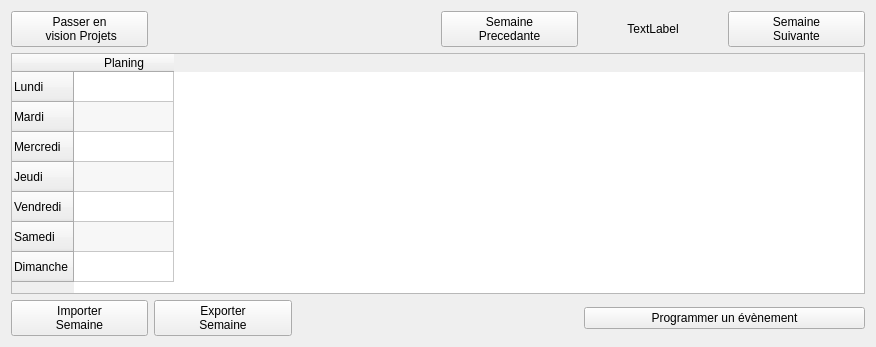
<?xml version="1.0" encoding="UTF-8"?>
<ui version="4.0">
 <class>FenAgenda</class>
 <widget class="QWidget" name="FenAgenda">
  <property name="geometry">
   <rect>
    <x>0</x>
    <y>0</y>
    <width>876</width>
    <height>347</height>
   </rect>
  </property>
  <property name="windowTitle">
   <string>Agenda - Semainier</string>
  </property>
  <layout class="QGridLayout" name="gridLayout_2">
   <item row="0" column="0">
    <layout class="QGridLayout" name="gridLayout"/>
   </item>
   <item row="1" column="4">
    <widget class="QLabel" name="labelSemaine">
     <property name="text">
      <string>TextLabel</string>
     </property>
     <property name="alignment">
      <set>Qt::AlignCenter</set>
     </property>
    </widget>
   </item>
   <item row="1" column="5">
    <widget class="QPushButton" name="bSemaineSuiv">
     <property name="text">
      <string>Semaine
Suivante</string>
     </property>
    </widget>
   </item>
   <item row="2" column="0" colspan="6">
    <widget class="QTableWidget" name="tSemaine">
     <property name="minimumSize">
      <size>
       <width>0</width>
       <height>241</height>
      </size>
     </property>
     <property name="autoFillBackground">
      <bool>true</bool>
     </property>
     <property name="dragEnabled">
      <bool>true</bool>
     </property>
     <property name="alternatingRowColors">
      <bool>true</bool>
     </property>
     <property name="showGrid">
      <bool>true</bool>
     </property>
     <row>
      <property name="text">
       <string>Lundi</string>
      </property>
     </row>
     <row>
      <property name="text">
       <string>Mardi</string>
      </property>
     </row>
     <row>
      <property name="text">
       <string>Mercredi</string>
      </property>
     </row>
     <row>
      <property name="text">
       <string>Jeudi</string>
      </property>
     </row>
     <row>
      <property name="text">
       <string>Vendredi</string>
      </property>
     </row>
     <row>
      <property name="text">
       <string>Samedi</string>
      </property>
     </row>
     <row>
      <property name="text">
       <string>Dimanche</string>
      </property>
     </row>
     <column>
      <property name="text">
       <string>Planing</string>
      </property>
     </column>
    </widget>
   </item>
   <item row="3" column="4" colspan="2">
    <widget class="QPushButton" name="pushButton">
     <property name="text">
      <string>Programmer un évènement</string>
     </property>
    </widget>
   </item>
   <item row="1" column="0">
    <widget class="QPushButton" name="bGoProjets">
     <property name="text">
      <string>Passer en
 vision Projets</string>
     </property>
    </widget>
   </item>
   <item row="3" column="0">
    <widget class="QPushButton" name="bImport">
     <property name="text">
      <string>Importer
Semaine</string>
     </property>
    </widget>
   </item>
   <item row="3" column="1">
    <widget class="QPushButton" name="bExport">
     <property name="text">
      <string>Exporter
Semaine</string>
     </property>
    </widget>
   </item>
   <item row="1" column="3">
    <widget class="QPushButton" name="bSemainePrec">
     <property name="text">
      <string>Semaine
Precedante</string>
     </property>
    </widget>
   </item>
  </layout>
 </widget>
 <resources/>
 <connections/>
</ui>
